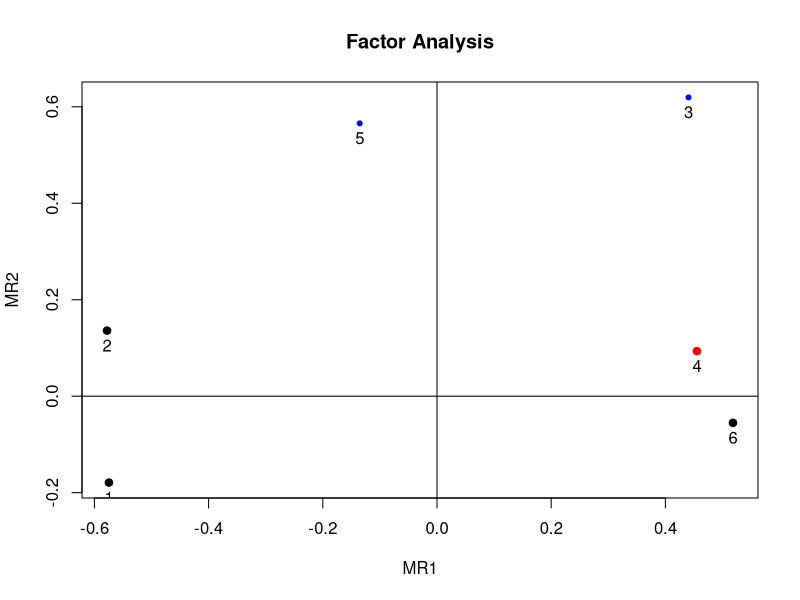
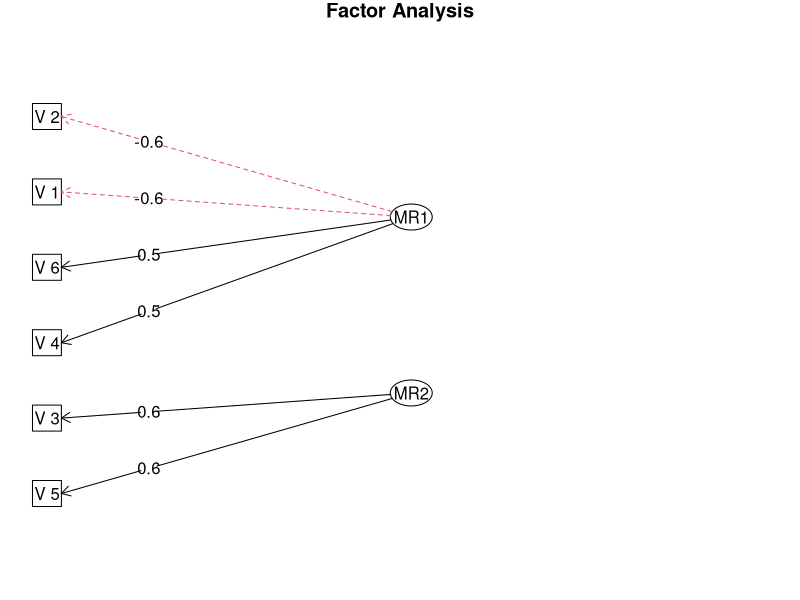
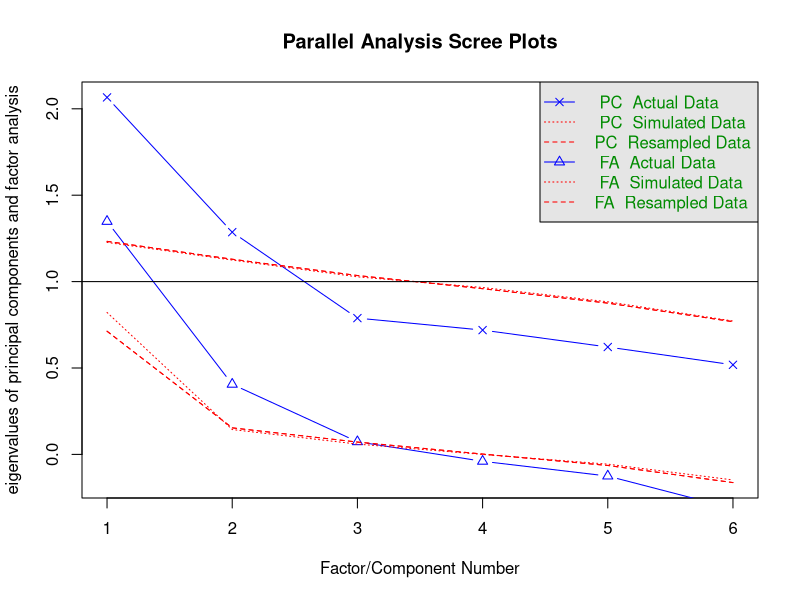
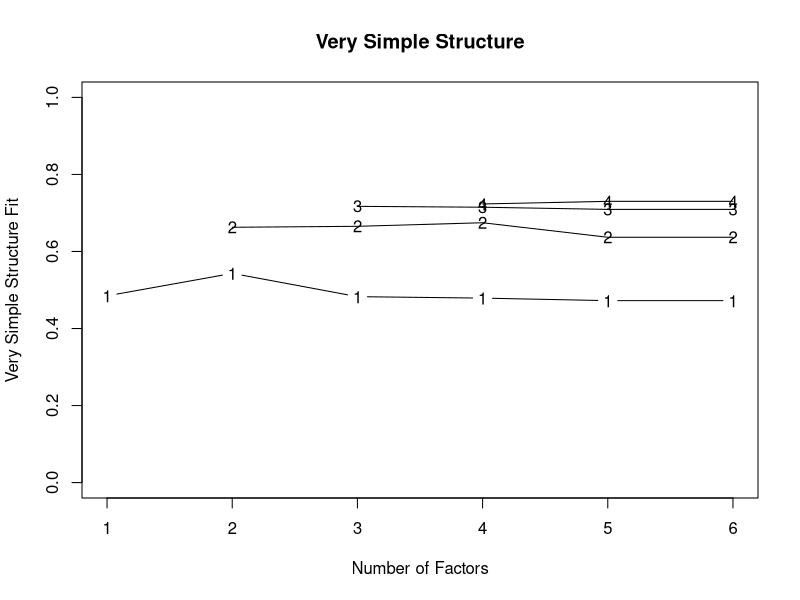

These charts were generated, in order, by the following R code:
## ---- chunk 1
wants <- c("mvtnorm", "psych", "GPArotation")
has   <- wants %in% rownames(installed.packages())
if(any(!has)) install.packages(wants[!has])
## ---- chunk 2
N <- 200
P <- 6
Q <- 2
(Lambda <- matrix(c(0.7,-0.4, 0.8,0, -0.2,0.9, -0.3,0.4, 0.3,0.7, -0.8,0.1),
                  nrow=P, ncol=Q, byrow=TRUE))
## ---- chunk 3
set.seed(1.234)
library(mvtnorm)
Kf <- diag(Q)
mu <- c(5, 15)
FF <- rmvnorm(N, mean=mu,        sigma=Kf)
E  <- rmvnorm(N, mean=rep(0, P), sigma=diag(P))
X  <- FF %*% t(Lambda) + E
## ---- chunk 4
(fa <- factanal(X, factors=2, scores="regression"))
## ---- chunk 5
library(psych)
corMat <- cor(X)
(faPC  <- fa(r=corMat, nfactors=2, n.obs=N, rotate="varimax"))
## ---- chunk 6
bartlett <- fa$scores
head(bartlett)
## ---- chunk 7
anderson <- factor.scores(x=X, f=faPC, method="Anderson")
head(anderson$scores)
## ---- chunk 8
factor.plot(faPC, cut=0.5)
fa.diagram(faPC)
## ---- chunk 9
fa.parallel(X)                      # parallel analysis
vss(X, n.obs=N, rotate="varimax")   # very simple structure
## ---- chunk 10
try(detach(package:psych))
try(detach(package:GPArotation))
try(detach(package:mvtnorm))
